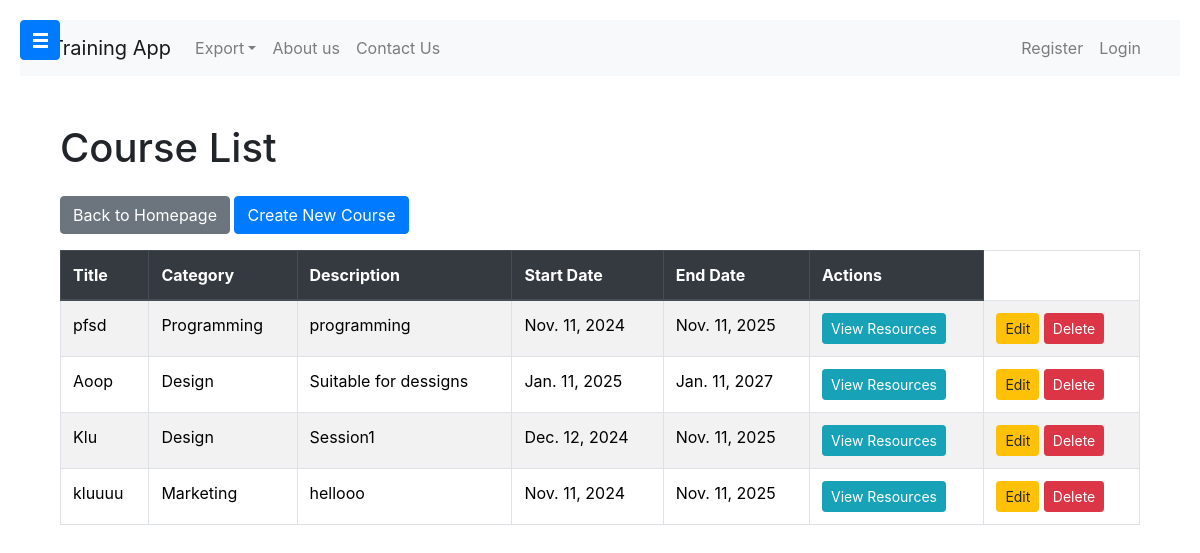
Page /course_list/ on the committed database.
### adminapp/models.py (models this page shows, shortened)
class Course(models.Model):
    title = models.CharField(max_length=255)
    description = models.TextField()
    category = models.ForeignKey(Category, on_delete=models.CASCADE)
    prerequisites = models.TextField(null=True, blank=True)
    start_date = models.DateField()
    end_date = models.DateField(null=True, blank=True)
    is_active = models.BooleanField(default=True)
    created_by = models.ForeignKey(User, on_delete=models.CASCADE)

class Category(models.Model):
    name = models.CharField(max_length=100)

### adminapp/views.py (the view)
# urls.py: path('course_list/', views.course_list, name='course_list'),
def course_list(request):
    courses = Course.objects.all()
    return render(request, 'adminapp/course_list.html', {'courses': courses})

### template/adminapp/course_list.html (shortened to what this page needs)
{% extends 'Navbar/navbar.html' %}
{% load static %}
{% block body %}
<head>
    <link rel="stylesheet" href="https://maxcdn.bootstrapcdn.com/bootstrap/4.5.2/css/bootstrap.min.css">
</head>
<body>
<div class="container mt-5">
    <h1 class="mb-4">Course List</h1>
    <a href="{% url 'adminapp:projecthomepage' %}" class="btn btn-secondary mb-3">Back to Homepage</a>
    <a href="{% url 'adminapp:add_course' %}" class="btn btn-primary mb-3">Create New Course</a>
    <table class="table table-bordered table-striped">
        <thead class="thead-dark">
            <tr>
                <th>Title</th>
                <th>Category</th>
                <th>Description</th>
                <th>Start Date</th>
                <th>End Date</th>
                <th>Actions</th>
            </tr>
        </thead>
        <tbody>
            {% for course in courses %}
            <tr>
                <td>{{ course.title }}</td>
                <td>{{ course.category.name }}</td>
                <td>{{ course.description|truncatewords:15 }}</td>
                <td>{{ course.start_date }}</td>
                <td>{{ course.end_date }}</td>
                <td>
                    <button class="btn btn-info btn-sm resource-btn" data-course-id="{{ course.id }}">
                        View Resources
                    </button>
                </td>
                <td>
                    <a href="{% url 'adminapp:edit_course' course.id %}" class="btn btn-warning btn-sm">Edit</a>
                    <a href="{% url 'adminapp:delete_course' course.id %}" class="btn btn-danger btn-sm"
                       onclick="return confirm('Are you sure you want to delete this course?');">Delete</a>
                </td>
            </tr>
            {% empty %}
            <tr>
                <td colspan="7" class="text-center">No courses available.</td>
            </tr>
            {% endfor %}
        </tbody>
    </table>
</div>
</body>
{% endblock %}

### template/Navbar/navbar.html (shortened to what this page needs)
<!DOCTYPE html>
<html lang="en">
<head>
    <link href="https://cdn.jsdelivr.net/npm/bootstrap@5.3.3/dist/css/bootstrap.min.css" rel="stylesheet">
</head>
<body>
<button class="btn btn-primary toggle-btn" id="toggleSidebar">
    <div class="hamburger">
        <div class="line"></div>
        <div class="line"></div>
        <div class="line"></div>
    </div>
</button>
<div class="content" id="content">
    <nav class="navbar navbar-expand-lg navbar-light navbar-custom">
        <div class="container-fluid">
            <a class="navbar-brand" href="{% url 'adminapp:projecthomepage' %}">Training App</a>
            <div class="collapse navbar-collapse" id="navbarNavDropdown">
                <ul class="navbar-nav">
                    <li class="nav-item dropdown">
                        <a class="nav-link dropdown-toggle" href="#" id="userCsvDropdown" role="button" data-bs-toggle="dropdown" aria-expanded="false">Export</a>
                    </li>
                    <li class="nav-item"><a class="nav-link" href="#">About us</a></li>
                    <li class="nav-item"><a class="nav-link" href="#">Contact Us</a></li>
                </ul>
                <ul class="navbar-nav ms-auto">
                    {% if user.is_authenticated %}
                        <li class="nav-item">
                            <span class="nav-link">Welcome, {{ user.username }}</span>
                        </li>
                        <form method="POST" action="{% url 'adminapp:logout' %}">
                            {% csrf_token %}
                            <button type="submit" class="btn btn-primary">Logout</button>
                        </form>
                    {% else %}
                        <li class="nav-item">
                            <a class="nav-link" href="{% url 'adminapp:UserRegisterPageCall' %}">Register</a>
                        </li>
                        <li class="nav-item">
                            <a class="nav-link" href="{% url 'adminapp:UserLoginLogic' %}">Login</a>
                        </li>
                    {% endif %}
                </ul>
            </div>
        </div>
    </nav>
    <div class="container mt-5">
        {% block body %}
        {% endblock %}
    </div>
</div>
</body>
</html>

### template/Navbar/navbar.html (style rules this page uses)
.content { margin-left: 0; padding: 20px; transition: margin-left 0.3s ease; }
.toggle-btn { position: fixed; top: 20px; left: 20px; z-index: 1050; border-radius: 50%; padding: 5px; width: 40px; height: 40px; display: flex; justify-content: center; align-items: center; }
.hamburger { display: flex; flex-direction: column; justify-content: space-between; width: 15px; height: 15px; }
.line { height: 3px; background-color: white; transition: all 0.3s ease; }
.navbar-custom { background-color: #f8f9fa; margin-bottom: 0; }
.navbar-custom .nav-link { color: #333; }
body { margin: 0; }

### rows in the picture
Course: title "pfsd", category.name "Programming", description "programming", start_date "Nov. 11, 2024", end_date "Nov. 11, 2025"
Course: title "Aoop", category.name "Design", description "Suitable for dessigns", start_date "Jan. 11, 2025", end_date "Jan. 11, 2027"
Course: title "Klu", category.name "Design", description "Session1", start_date "Dec. 12, 2024", end_date "Nov. 11, 2025"
Course: title "kluuuu", category.name "Marketing", description "hellooo", start_date "Nov. 11, 2024", end_date "Nov. 11, 2025"
